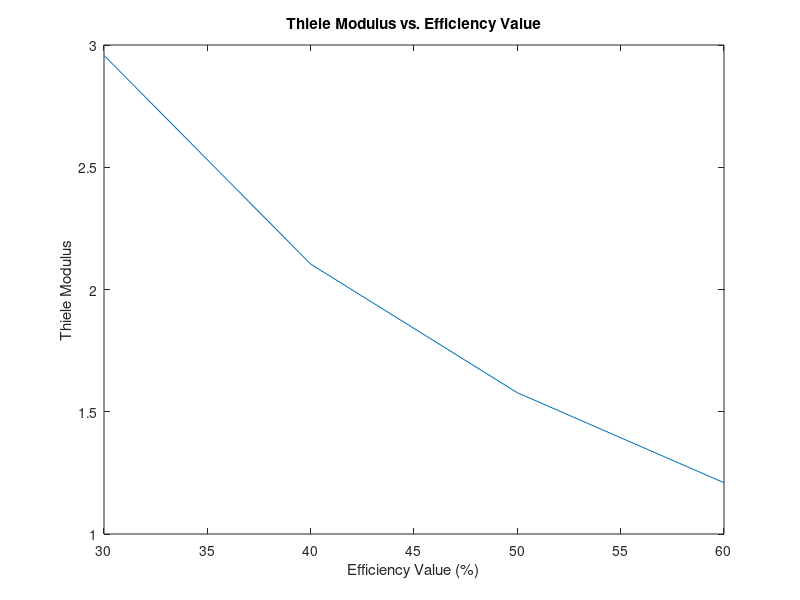

This figure's MATLAB source:
% BME313L_Lab4_P2_ShaoPoHuang
% This code will 1) determine various Thiele moduli corresponding to
% different efficiency values and 2) make a plot relating these two
% variables

clear; close all; clc; % clear existing values/console

N = 0.3:0.1:0.6; % vector of N (efficiency values)
Es = 0.03; % pre-specified error criterion
mod = zeros(1,length(N)); % vector of roots
T = zeros();  % initialize T matrix for storing data

for Z = 1:length(N) % for loop with index of the number of efficiency values to run
i = 0;  % initialize iteration counter to 0
x = 1;  % set initial guess to 1
while (1)   % set up while loop to run at least once before checking condition
 xold  = x;         % store current x in xold
 del   = 0.05;      % initialize delta
 x_del = del*x;     % calculate delta*x 
 xi_del = x+x_del;  % calculate x+delta*x;
 
 fx     = (1/x)*((1/tanh(3*x))-1/(3*x))-N(Z); % calculate f(x)    
 fx_del = (1/xi_del)*((1/tanh(3*xi_del))-1/(3*xi_del))-N(Z); % calculate f(x+delta*x)
 
       i = i+1;     % increment iteration counter 
       x = x-(x_del*fx)/((fx_del)-fx); % update x value
       
       Ea =  abs((x-xold)/x)*100;   % calculate approximate percent relative error 
       
         % store values in matrix T
       T(i,1) = N(Z);    % efficiency values 
       T(i,2) = i;       % iteration numbers
       T(i,3) = x;       % new x values
       T(i,4) = xi_del;  % x + delta * x values
       T(i,5) = fx;      % f(x) values
       T(i,6) = fx_del;  % f(x+delta*x) values
       T(i,7) = Ea;      % approximate percent relative error values
       
       if Ea < Es   % check condition for breaking out of while loop
          mod(Z) = x;   % store root in mod vector
          disp('Efficiency Value    Iteration      xi+1        xi+del_xi         f(xi)         f(xi+del_xi)         |Ea|')
                % display headings for table
          fprintf('----------------------------------------------------------------------------------------------------------\n')
                % create a dashed line between headings and data
          fprintf('%10.4f %16.4f %12.4f %14.4f %14.4f %17.4f %16.4f\n', T')    % display data from matrix T in table
          fprintf('\n')     % (space out) put a line between each table
          clear T       % clear matrix T
          break     % exit while loop
       end      % end of the if statement
      
end   % end of the while loop
end   % end of the for loop

plot(N*100, mod)    % plot the modulus values vs. the efficiency values (%)
title('Thiele Modulus vs. Efficiency Value')    % title of plot
xlabel('Efficiency Value (%)')  % x-axis label
ylabel('Thiele Modulus')    % y-axis label
